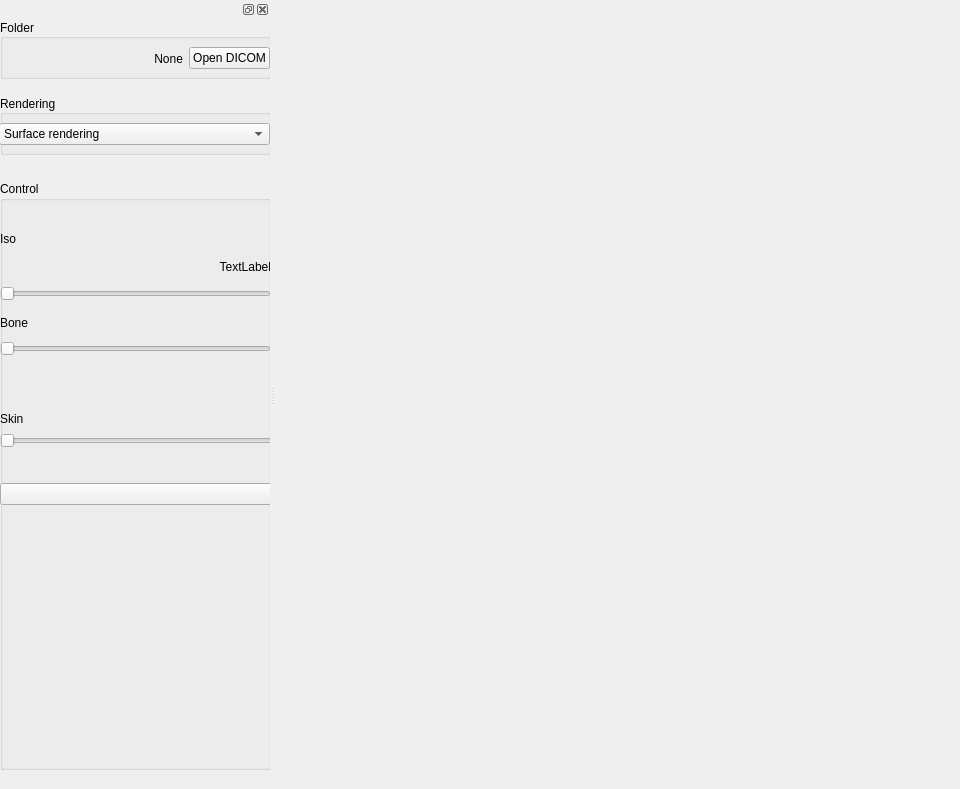
<?xml version="1.0" encoding="UTF-8"?>
<ui version="4.0">
 <class>MainWindow</class>
 <widget class="QMainWindow" name="MainWindow">
  <property name="enabled">
   <bool>true</bool>
  </property>
  <property name="geometry">
   <rect>
    <x>0</x>
    <y>0</y>
    <width>960</width>
    <height>789</height>
   </rect>
  </property>
  <property name="sizePolicy">
   <sizepolicy hsizetype="Fixed" vsizetype="Preferred">
    <horstretch>0</horstretch>
    <verstretch>0</verstretch>
   </sizepolicy>
  </property>
  <property name="windowTitle">
   <string>MainWindow</string>
  </property>
  <widget class="vtkWidget" name="centralwidget">
   <property name="maximumSize">
    <size>
     <width>684</width>
     <height>789</height>
    </size>
   </property>
  </widget>
  <widget class="QDockWidget" name="dockWidget_4">
   <property name="sizePolicy">
    <sizepolicy hsizetype="Fixed" vsizetype="Expanding">
     <horstretch>0</horstretch>
     <verstretch>0</verstretch>
    </sizepolicy>
   </property>
   <property name="minimumSize">
    <size>
     <width>150</width>
     <height>42</height>
    </size>
   </property>
   <property name="autoFillBackground">
    <bool>false</bool>
   </property>
   <property name="allowedAreas">
    <set>Qt::LeftDockWidgetArea|Qt::RightDockWidgetArea</set>
   </property>
   <attribute name="dockWidgetArea">
    <number>1</number>
   </attribute>
   <widget class="QWidget" name="dockWidgetContents_4">
    <widget class="QWidget" name="verticalLayoutWidget">
     <property name="geometry">
      <rect>
       <x>0</x>
       <y>0</y>
       <width>271</width>
       <height>751</height>
      </rect>
     </property>
     <layout class="QVBoxLayout" name="verticalLayout">
      <item>
       <widget class="QGroupBox" name="groupBox_3">
        <property name="sizePolicy">
         <sizepolicy hsizetype="Preferred" vsizetype="Preferred">
          <horstretch>0</horstretch>
          <verstretch>0</verstretch>
         </sizepolicy>
        </property>
        <property name="minimumSize">
         <size>
          <width>260</width>
          <height>60</height>
         </size>
        </property>
        <property name="title">
         <string>Folder</string>
        </property>
        <property name="alignment">
         <set>Qt::AlignLeading|Qt::AlignLeft|Qt::AlignVCenter</set>
        </property>
        <property name="flat">
         <bool>false</bool>
        </property>
        <property name="checkable">
         <bool>false</bool>
        </property>
        <widget class="QWidget" name="horizontalLayoutWidget">
         <property name="geometry">
          <rect>
           <x>-1</x>
           <y>19</y>
           <width>271</width>
           <height>41</height>
          </rect>
         </property>
         <layout class="QHBoxLayout" name="horizontalLayout">
          <item>
           <widget class="QLabel" name="label">
            <property name="text">
             <string>None</string>
            </property>
            <property name="alignment">
             <set>Qt::AlignRight|Qt::AlignTrailing|Qt::AlignVCenter</set>
            </property>
           </widget>
          </item>
          <item>
           <widget class="QPushButton" name="pushButton">
            <property name="sizePolicy">
             <sizepolicy hsizetype="Fixed" vsizetype="Fixed">
              <horstretch>0</horstretch>
              <verstretch>0</verstretch>
             </sizepolicy>
            </property>
            <property name="text">
             <string>Open DICOM</string>
            </property>
           </widget>
          </item>
         </layout>
        </widget>
       </widget>
      </item>
      <item>
       <spacer name="verticalSpacer_7">
        <property name="orientation">
         <enum>Qt::Vertical</enum>
        </property>
        <property name="sizeType">
         <enum>QSizePolicy::Fixed</enum>
        </property>
        <property name="sizeHint" stdset="0">
         <size>
          <width>20</width>
          <height>10</height>
         </size>
        </property>
       </spacer>
      </item>
      <item>
       <widget class="QGroupBox" name="groupBox_4">
        <property name="sizePolicy">
         <sizepolicy hsizetype="Preferred" vsizetype="Preferred">
          <horstretch>0</horstretch>
          <verstretch>0</verstretch>
         </sizepolicy>
        </property>
        <property name="minimumSize">
         <size>
          <width>260</width>
          <height>60</height>
         </size>
        </property>
        <property name="title">
         <string>Rendering</string>
        </property>
        <property name="alignment">
         <set>Qt::AlignLeading|Qt::AlignLeft|Qt::AlignVCenter</set>
        </property>
        <property name="flat">
         <bool>false</bool>
        </property>
        <property name="checkable">
         <bool>false</bool>
        </property>
        <widget class="QWidget" name="horizontalLayoutWidget_2">
         <property name="geometry">
          <rect>
           <x>-1</x>
           <y>19</y>
           <width>271</width>
           <height>41</height>
          </rect>
         </property>
         <layout class="QHBoxLayout" name="horizontalLayout_2">
          <item>
           <widget class="QComboBox" name="comboBox">
            <item>
             <property name="text">
              <string>Surface rendering</string>
             </property>
            </item>
            <item>
             <property name="text">
              <string>Ray casting rendering</string>
             </property>
            </item>
           </widget>
          </item>
         </layout>
        </widget>
       </widget>
      </item>
      <item>
       <spacer name="verticalSpacer_6">
        <property name="orientation">
         <enum>Qt::Vertical</enum>
        </property>
        <property name="sizeType">
         <enum>QSizePolicy::Fixed</enum>
        </property>
        <property name="sizeHint" stdset="0">
         <size>
          <width>20</width>
          <height>20</height>
         </size>
        </property>
       </spacer>
      </item>
      <item>
       <widget class="QGroupBox" name="groupBox_2">
        <property name="sizePolicy">
         <sizepolicy hsizetype="Preferred" vsizetype="Expanding">
          <horstretch>0</horstretch>
          <verstretch>0</verstretch>
         </sizepolicy>
        </property>
        <property name="minimumSize">
         <size>
          <width>260</width>
          <height>200</height>
         </size>
        </property>
        <property name="title">
         <string>Control</string>
        </property>
        <widget class="QWidget" name="verticalLayoutWidget_2">
         <property name="geometry">
          <rect>
           <x>0</x>
           <y>50</y>
           <width>271</width>
           <height>70</height>
          </rect>
         </property>
         <layout class="QVBoxLayout" name="verticalLayout_2">
          <item>
           <widget class="QLabel" name="label_2">
            <property name="sizePolicy">
             <sizepolicy hsizetype="Preferred" vsizetype="Fixed">
              <horstretch>0</horstretch>
              <verstretch>0</verstretch>
             </sizepolicy>
            </property>
            <property name="minimumSize">
             <size>
              <width>0</width>
              <height>16</height>
             </size>
            </property>
            <property name="text">
             <string>Iso </string>
            </property>
           </widget>
          </item>
          <item>
           <widget class="QLabel" name="iso_val">
            <property name="text">
             <string>TextLabel</string>
            </property>
            <property name="alignment">
             <set>Qt::AlignRight|Qt::AlignTrailing|Qt::AlignVCenter</set>
            </property>
           </widget>
          </item>
          <item>
           <widget class="QSlider" name="horizontalSlider">
            <property name="enabled">
             <bool>false</bool>
            </property>
            <property name="maximum">
             <number>500</number>
            </property>
            <property name="singleStep">
             <number>10</number>
            </property>
            <property name="pageStep">
             <number>50</number>
            </property>
            <property name="orientation">
             <enum>Qt::Horizontal</enum>
            </property>
           </widget>
          </item>
         </layout>
        </widget>
        <widget class="QWidget" name="verticalLayoutWidget_4">
         <property name="geometry">
          <rect>
           <x>0</x>
           <y>130</y>
           <width>271</width>
           <height>51</height>
          </rect>
         </property>
         <layout class="QVBoxLayout" name="verticalLayout_6">
          <item>
           <widget class="QLabel" name="label_6">
            <property name="sizePolicy">
             <sizepolicy hsizetype="Preferred" vsizetype="Fixed">
              <horstretch>0</horstretch>
              <verstretch>0</verstretch>
             </sizepolicy>
            </property>
            <property name="minimumSize">
             <size>
              <width>0</width>
              <height>16</height>
             </size>
            </property>
            <property name="text">
             <string>Bone</string>
            </property>
           </widget>
          </item>
          <item>
           <widget class="QSlider" name="horizontalSlider_5">
            <property name="enabled">
             <bool>false</bool>
            </property>
            <property name="orientation">
             <enum>Qt::Horizontal</enum>
            </property>
           </widget>
          </item>
         </layout>
        </widget>
        <widget class="QWidget" name="verticalLayoutWidget_3">
         <property name="geometry">
          <rect>
           <x>0</x>
           <y>230</y>
           <width>621</width>
           <height>94</height>
          </rect>
         </property>
         <layout class="QVBoxLayout" name="verticalLayout_5">
          <item>
           <widget class="QLabel" name="label_5">
            <property name="sizePolicy">
             <sizepolicy hsizetype="Preferred" vsizetype="Fixed">
              <horstretch>0</horstretch>
              <verstretch>0</verstretch>
             </sizepolicy>
            </property>
            <property name="minimumSize">
             <size>
              <width>0</width>
              <height>16</height>
             </size>
            </property>
            <property name="text">
             <string>Skin</string>
            </property>
           </widget>
          </item>
          <item>
           <widget class="QSlider" name="horizontalSlider_4">
            <property name="enabled">
             <bool>false</bool>
            </property>
            <property name="orientation">
             <enum>Qt::Horizontal</enum>
            </property>
           </widget>
          </item>
          <item>
           <spacer name="verticalSpacer_3">
            <property name="orientation">
             <enum>Qt::Vertical</enum>
            </property>
            <property name="sizeHint" stdset="0">
             <size>
              <width>20</width>
              <height>40</height>
             </size>
            </property>
           </spacer>
          </item>
          <item>
           <widget class="QPushButton" name="pushButton_2">
            <property name="text">
             <string>Skin Color</string>
            </property>
           </widget>
          </item>
         </layout>
        </widget>
        <widget class="QWidget" name="horizontalLayoutWidget_3">
         <property name="geometry">
          <rect>
           <x>-1</x>
           <y>100</y>
           <width>271</width>
           <height>31</height>
          </rect>
         </property>
         <layout class="QHBoxLayout" name="horizontalLayout_3">
          <item>
           <spacer name="verticalSpacer">
            <property name="orientation">
             <enum>Qt::Vertical</enum>
            </property>
            <property name="sizeHint" stdset="0">
             <size>
              <width>20</width>
              <height>40</height>
             </size>
            </property>
           </spacer>
          </item>
         </layout>
        </widget>
        <widget class="QWidget" name="horizontalLayoutWidget_4">
         <property name="geometry">
          <rect>
           <x>0</x>
           <y>200</y>
           <width>271</width>
           <height>31</height>
          </rect>
         </property>
         <layout class="QHBoxLayout" name="horizontalLayout_4">
          <item>
           <spacer name="verticalSpacer_2">
            <property name="orientation">
             <enum>Qt::Vertical</enum>
            </property>
            <property name="sizeHint" stdset="0">
             <size>
              <width>20</width>
              <height>40</height>
             </size>
            </property>
           </spacer>
          </item>
         </layout>
        </widget>
       </widget>
      </item>
     </layout>
    </widget>
   </widget>
  </widget>
 </widget>
 <customwidgets>
  <customwidget>
   <class>vtkWidget</class>
   <extends>QWidget</extends>
   <header>vtkwidget</header>
   <container>1</container>
  </customwidget>
 </customwidgets>
 <resources/>
 <connections/>
</ui>
